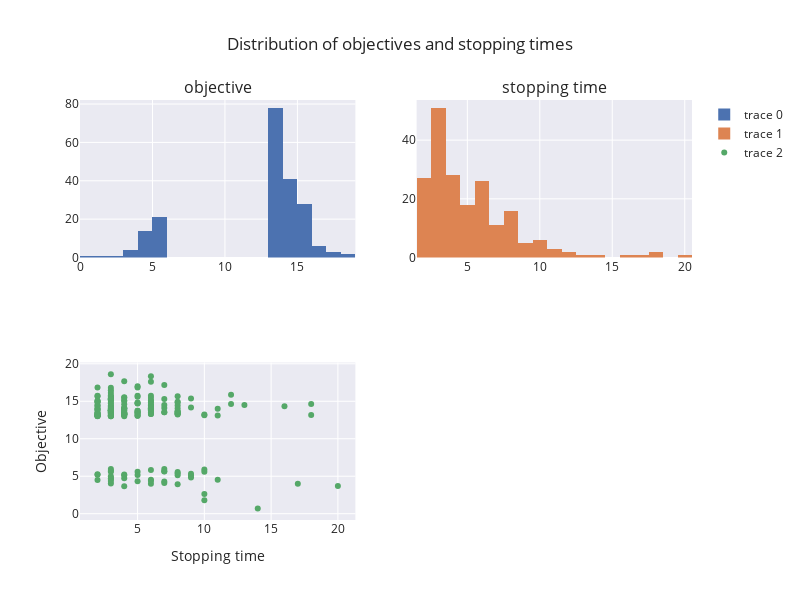

Source (notebook cell):
### Markdown cell above
### Run the model

### Code cell
# initialize the model and the policy
policy_names = ["sell_low", "high_low", "track"]
state_names = ["price", "price_smoothed", "resource", "bias"]
init_state = {
    "price": initPrice,
    "price_smoothed": initPrice,
    "resource": 1,
    "bias": initBias,
}
decision_names = ["sell", "hold"]

M = AssetSellingModel(state_names, decision_names, init_state, exog_params, T)
P = AssetSellingPolicy(M, policy_names)
t = 0

# make a policy_info dict object to pass policy-specific parameters
policy_info = {
    "sell_low": param_list[0],
    "high_low": param_list[1],
    "track": param_list[2],
}

start = time.time()
print(
    "Selected policy {}, time horizon {}, initial price {} and number of iterations {}".format(
        policy_selected, T, initPrice, nIterations
    )
)

# Evaluate one of the policies for one value of theta
if grid_search == False:
    contribution_iterations = []
    state_histories = []
    for i in range(nIterations):
        contribution, t_stop, state_history = P.run_policy(
            policy_info, policy_selected, t
        )
        contribution_iterations.append((contribution, t_stop))
        state_history["iteration"] = i
        state_histories.append(state_history)

    contribution_iterations = pd.DataFrame(
        contribution_iterations, columns=["objective", "stopping time"]
    )
    state_histories = pd.concat(state_histories)

    print("Contribution per iteration: ")
    print(contribution_iterations)

    fig = make_subplots(rows=2, cols=2, subplot_titles=["objective", "stopping time"])

    fig.add_trace(
        go.Histogram(x=contribution_iterations["objective"]),
        row=1,
        col=1,
    )

    fig.add_trace(
        go.Histogram(x=contribution_iterations["stopping time"]), row=1, col=2
    )

    fig.add_trace(
        go.Scatter(
            x=contribution_iterations["stopping time"],
            y=contribution_iterations["objective"],
            mode="markers",
        ),
        row=2,
        col=1,
    )
    fig["layout"]["xaxis3"]["title"] = "Stopping time"
    fig["layout"]["yaxis3"]["title"] = "Objective"

    fig.update_layout(
        height=600,
        width=800,
        title_text="Distribution of objectives and stopping times",
    )
    fig.show()

else:
    # Run a grid-search procedure for the selected policy

    # Get the theta values to carry out a full grid search
    theta_values, theta_high_values, theta_low_values = P.grid_search_theta_values(
        policy_selected,
        sheet2["low_min"][0],
        sheet2["low_max"][0],
        sheet2["high_min"][0],
        sheet2["high_max"][0],
        sheet2["track_min"][0],
        sheet2["track_max"][0],
        sheet2["increment_size"][0],
    )
    # use those theta values to calculate corresponding contribution values

    contribution_iterations = [
        P.vary_theta(policy_info, policy_selected, t, theta_values)
        for ite in list(range(nIterations))
    ]

    contribution_iterations = np.array(contribution_iterations)
    contribution_avgs = contribution_iterations.mean(axis=0)

    if policy_selected == "high_low":
        # plot average contributions of theta values on a heat map
        contribution_matrix = np.reshape(
            contribution_avgs[:, 0], (len(theta_low_values), -1)
        )
        fig = px.imshow(
            contribution_matrix,
            labels={"x": "theta_high", "y": "theta_low"},
            x=theta_high_values,
            y=theta_low_values,
        )
        fig.show()
    else:
        # plot average contributions of theta values in a line graph
        fig = px.line(x=theta_low_values, y=contribution_avgs[:, 0])
        fig.show()

end = time.time()
print("{} secs".format(end - start))

### Figure 1 — Plotly figure (JSON) as saved in the notebook; plotly's stock layout.template omitted (floating-point values rounded to 4 significant figures; data arrays with more than 128 entries replaced by an {"elided": "..."} marker saying what was removed)
{"data": [{"type": "histogram", "x": {"elided": "200 float values"}, "xaxis": "x", "yaxis": "y"}, {"type": "histogram", "x": {"elided": "200 int values"}, "xaxis": "x2", "yaxis": "y2"}, {"mode": "markers", "type": "scatter", "x": {"elided": "200 int values"}, "xaxis": "x3", "y": {"elided": "200 float values"}, "yaxis": "y3"}], "layout": {"annotations": [{"font": {"size": 16}, "showarrow": false, "text": "objective", "x": 0.225, "xanchor": "center", "xref": "paper", "y": 1, "yanchor": "bottom", "yref": "paper"}, {"font": {"size": 16}, "showarrow": false, "text": "stopping time", "x": 0.775, "xanchor": "center", "xref": "paper", "y": 1, "yanchor": "bottom", "yref": "paper"}], "height": 600, "title": {"text": "Distribution of objectives and stopping times"}, "width": 800, "xaxis": {"anchor": "y", "domain": [0, 0.45]}, "xaxis2": {"anchor": "y2", "domain": [0.55, 1]}, "xaxis3": {"anchor": "y3", "domain": [0, 0.45], "title": {"text": "Stopping time"}}, "xaxis4": {"anchor": "y4", "domain": [0.55, 1]}, "yaxis": {"anchor": "x", "domain": [0.625, 1]}, "yaxis2": {"anchor": "x2", "domain": [0.625, 1]}, "yaxis3": {"anchor": "x3", "domain": [0, 0.375], "title": {"text": "Objective"}}, "yaxis4": {"anchor": "x4", "domain": [0, 0.375]}}}
